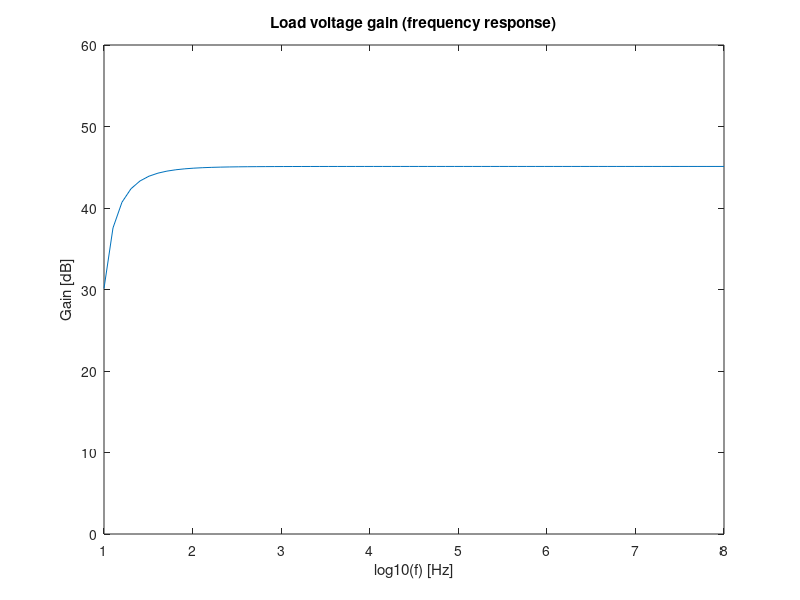

Reproduce this figure in MATLAB.
%gain stage

VT=25e-3
BFN=178.7
VAFN=69.7
VBEON=0.7
BFP = 227.3
VAFP = 37.2
VEBON = 0.7
RS=100
VCC=12
RB1=80000
RB2=20000
RE1=200
RC1=900
RE2 = 50
C_i=0.0001
C_b=0.0025
C_o=0.0015

fid = fopen("initialdata_tab.tex","w")
fprintf(fid, "VT& %f V \\\\ \\hline \n", VT)
fprintf(fid, "BFN& %f \\\\ \\hline \n", BFN)
fprintf(fid, "VAFN& %f V \\\\ \\hline \n", VAFN)
fprintf(fid, "VBEON& %f V \\\\ \\hline \n", VBEON)
fprintf(fid, "BFP& %f \\\\ \\hline \n", BFP)
fprintf(fid, "VAFP& %f V \\\\ \\hline \n", VAFP)
fprintf(fid, "VEBON& %f V \\\\ \\hline \n", VEBON)
fprintf(fid, "VCC& %f V \\\\ \\hline \n", VCC)
fprintf(fid, "RB1& %f kOhm \\\\ \\hline \n", RB1/1000)
fprintf(fid, "RB2& %f kOhm \\\\ \\hline \n", RB2/1000)
fprintf(fid, "RE1& %f Ohm \\\\ \\hline \n", RE1)
fprintf(fid, "RC1& %f Ohm \\\\ \\hline \n", RC1)
fprintf(fid, "RE2& %f Ohm \\\\ \\hline \n", RE2)
fprintf(fid, "$C_{input}$& %f mF \\\\ \\hline \n", C_i*1000)
fprintf(fid, "$C_{bypass}$& %f mF \\\\ \\hline \n", C_b*1000)
fprintf(fid, "$C_{output}$& %f mF \\\\ \\hline \n", C_o*1000)
fclose(fid)

%Operating point

RB=1/(1/RB1+1/RB2)
VEQ=RB2/(RB1+RB2)*VCC
IB1=(VEQ-VBEON)/(RB+(1+BFN)*RE1)
IC1=BFN*IB1
IE1=(1+BFN)*IB1
VE1=RE1*IE1
VO1=VCC-RC1*IC1
VCE=VO1-VE1

fid = fopen("th_data_tab.tex","w")
fprintf(fid, "RB& %f Ohm \\\\ \\hline \n", RB)
fprintf(fid, "VEQ&%f V \\\\ \\hline \n", VEQ)
fprintf(fid, "IB1&%f A \\\\ \\hline \n", IB1)
fprintf(fid, "IC1&%f A \\\\ \\hline \n", IC1)
fprintf(fid, "IE1&%f A \\\\ \\hline \n", IE1)
fprintf(fid, "VE1&%f V \\\\ \\hline \n", VE1)
fprintf(fid, "VO1&%f V \\\\ \\hline \n", VO1)
fprintf(fid, "VCE&%f V \\\\ \\hline \n", VCE)
fprintf(fid, "$V_{in}$&0 V \\\\ \\hline \n")
fprintf(fid, "$V_{in2}$&0 V \\\\ \\hline \n")
fprintf(fid, "$V_{vcc}$&12 V \\\\ \\hline \n")
fprintf(fid, "$V_{base}$&%f V \\\\ \\hline \n",VE1+VBEON)
fprintf(fid, "$V_{coll}$&%f V \\\\ \\hline \n", VO1)
fprintf(fid, "$V_{emit}$&%f V \\\\ \\hline \n", VE1)
fclose(fid)

%Incremental

gm1=IC1/VT
rpi1=BFN/gm1
ro1=VAFN/IC1

ZI1 = 1/((1/RB)+(1/rpi1))
ZO1 = 1/((1/RC1)+(1/ro1))
AV1 = - gm1*ZO1*(ZI1/(ZI1+RS))
AV1dB = 20*log10(abs(AV1))

fid = fopen("gain_tab.tex","w")
fprintf(fid, "Gm& %f S \\\\ \\hline \n", gm1)
fprintf(fid, "Rpi&%f Ohm \\\\ \\hline \n", rpi1)
fprintf(fid, "Ro&%f OHM\\\\ \\hline \n", ro1)
fprintf(fid, "Input impedance&%f Ohm \\\\ \\hline \n", ZI1)
fprintf(fid, "Output impedance&%f Ohm \\\\ \\hline \n", ZO1)
fprintf(fid, "Gain&%f \\\\ \\hline \n", AV1)
fprintf(fid, "Gain(dB)&%f dB \\\\ \\hline \n", AV1dB)
fclose(fid)

%output stage

%Operating point

VI2 = VO1
IE2 = (VCC-VEBON-VI2)/RE2
IC2 = BFP/(BFP+1)*IE2
VO2 = VCC - RE2*IE2

fid = fopen("th_data_tab.tex","w")
fprintf(fid, "IB1&%f A \\\\ \\hline \n", IB1)
fprintf(fid, "IC1&%f A \\\\ \\hline \n", IC1)
fprintf(fid, "IE1&%f A \\\\ \\hline \n", IE1)
fprintf(fid, "VE1&%f V \\\\ \\hline \n", VE1)
fprintf(fid, "VO1&%f V \\\\ \\hline \n", VO1)
fprintf(fid, "VCE&%f V \\\\ \\hline \n", VCE)
fclose(fid)

%Incremental

gm2 = IC2/VT
go2 = IC2/VAFP
gpi2 = gm2/BFP
ge2 = 1/RE2

AV2 = (gm2+gpi2)/(gm2+gpi2+go2+ge2)
AV2dB = 20*log10(AV2)
ZI2=(1/gpi2)/(1-AV2)
ZO2 = 1/(gm2+gpi2+go2+ge2)

fid = fopen("output_tab.tex","w")
fprintf(fid, "Gm & %f \\\\ \\hline \n", gm2)
fprintf(fid, "gpi&%f \\\\ \\hline \n", gpi2)
fprintf(fid, "go&%f \\\\ \\hline \n", go2)
fprintf(fid, "Input impedance&%f \\\\ \\hline \n", ZI2)
fprintf(fid, "Output impedance&%f \\\\ \\hline \n", ZO2)
fprintf(fid, "Gain&%f \\\\ \\hline \n", AV2)
fprintf(fid, "Gain&%fdB \\\\ \\hline \n", AV2dB)
fclose(fid)

%Circuito geral

rpi2=1/gpi2

ZI=ZI1
ZO = 1/(go2+(gm2*(rpi2/(rpi2+ZO1)))+ge2+(1/(rpi2+ZO1)))

prep1=1/(rpi2+ZO1)
prep2=(gm2*rpi2)/(rpi2+ZO1)
AV=(prep1+prep2)/(prep1+ge2+go2+prep2)*AV1
AVdB=20*log10(abs(AV))

fid = fopen("circuit_tab.tex","w")
fprintf(fid, "Gain&%f \\\\ \\hline \n", AV)
fprintf(fid, "Gain&%fdB \\\\ \\hline \n", AVdB)
fclose(fid)

%frequency response

f=logspace(1,8,70)
w=2*pi*f

R_L=8

for i=1:length(f)

Z_Ci=1./(i*C_i*w(i))
Z_Cb=1./(i*C_b*w(i))
Z_Co=1./(i*C_o*w(i))

Z1=RS+Z_Ci
Z2=1/((1/RB1)+(1/RB2))
Z3=1./((1/RE1)+(1./Z_Cb))

gpi1=1/rpi1
gZ2=1./Z2
gZ1=1./Z1
gZ3=1./Z3
go1=1/ro1
gRC=1/RC1
gR_out=1/RE2


A=[gpi1+gZ2+gZ1 0 -gpi1 0 ; gm1 go1+gRC+gpi2 -(go1+gm1) -gpi2 ; (gpi1+gm1) go1 -(gpi1+gm1+gZ3) 0 ; 0 (gpi2+gm2) 0 -(go2+gR_out+gm2+gpi2)]


b=[gZ1 0 0 0]
b=b'

R=A\b

Vi=1
I=(Vi-R(1))/Z1


Vs=Vi-I*RS


Vo(i)=(R_L/(R_L+Z_Co))*R(4)

T=Vo/Vs

endfor

T_M=20*log10(abs(T))

yi=max(T_M)-3
xi=interp1(T_M,f,yi)


figure
plot(log10(f),T_M)
title("Load voltage gain (frequency response)")
xlabel("log10(f) [Hz]")
xlim([1 8])
ylabel("Gain [dB]")
ylim([0 60])
print("Gain.eps", "-depsc")
ylabel("Gain [dB]")
ylim([0 60])
